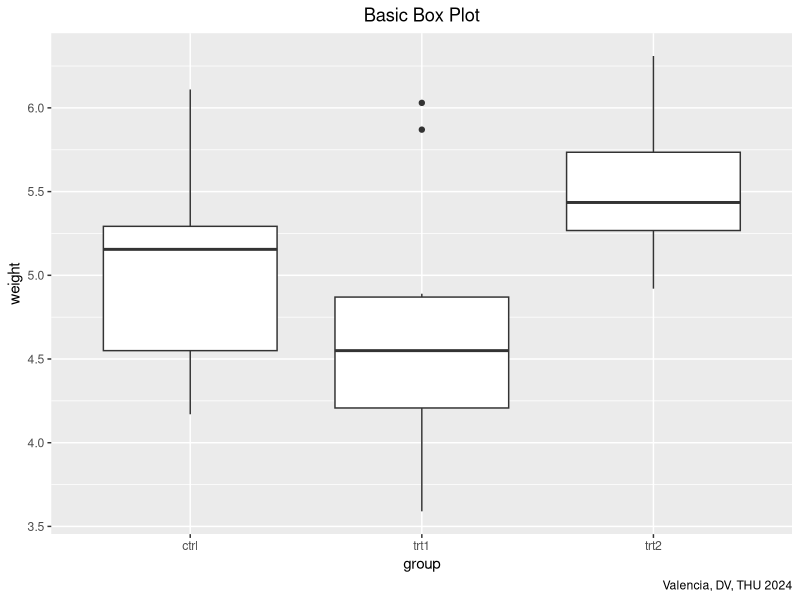
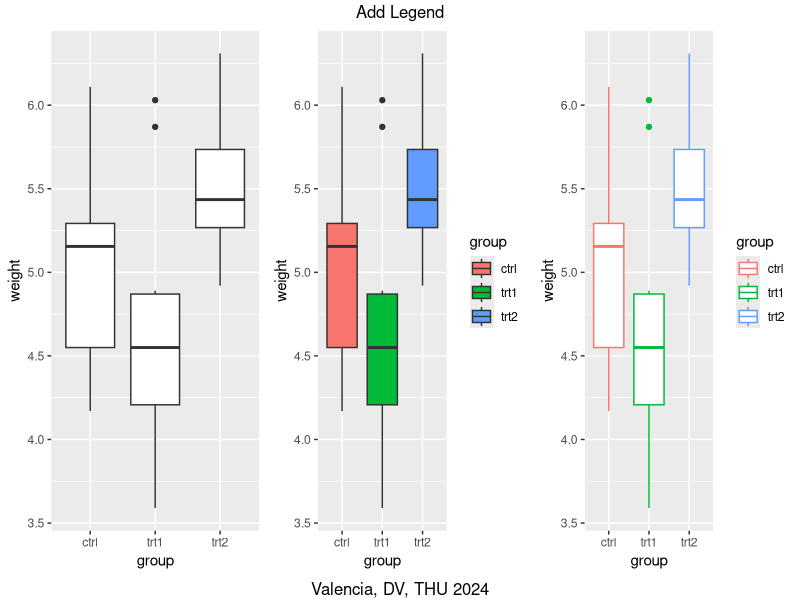
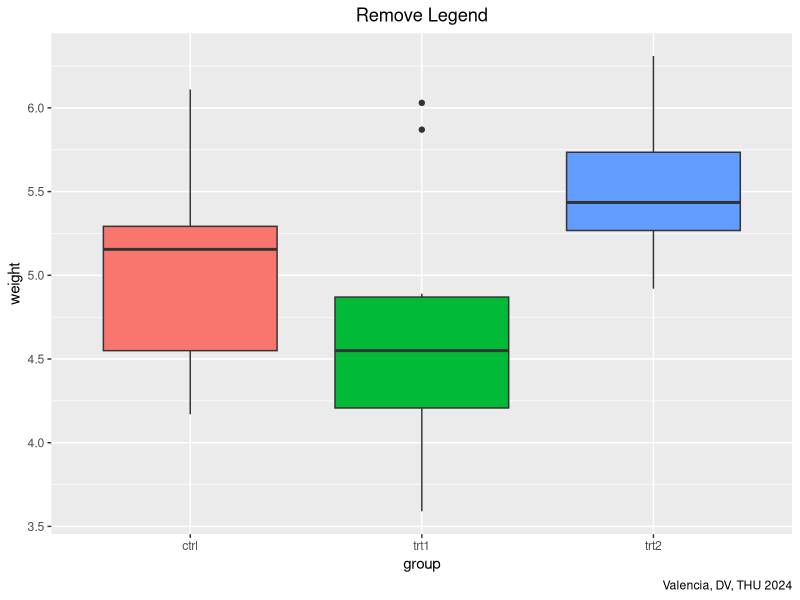
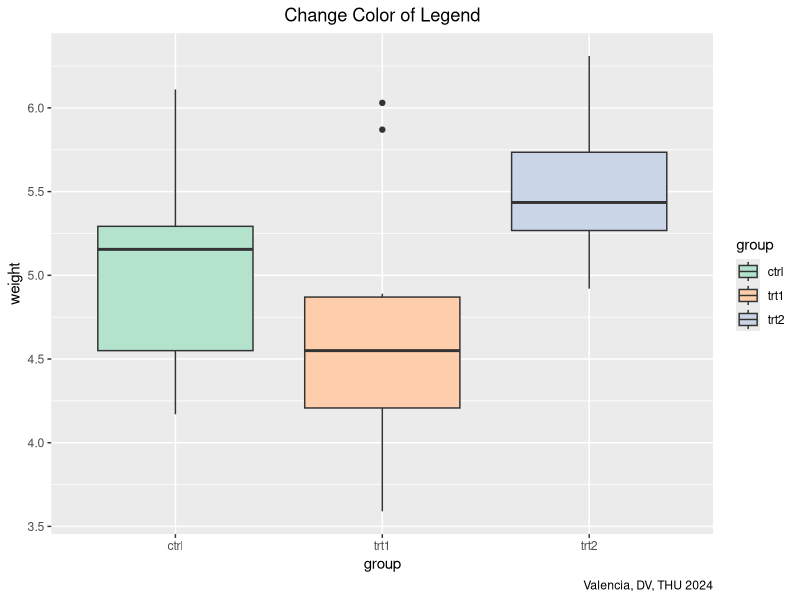
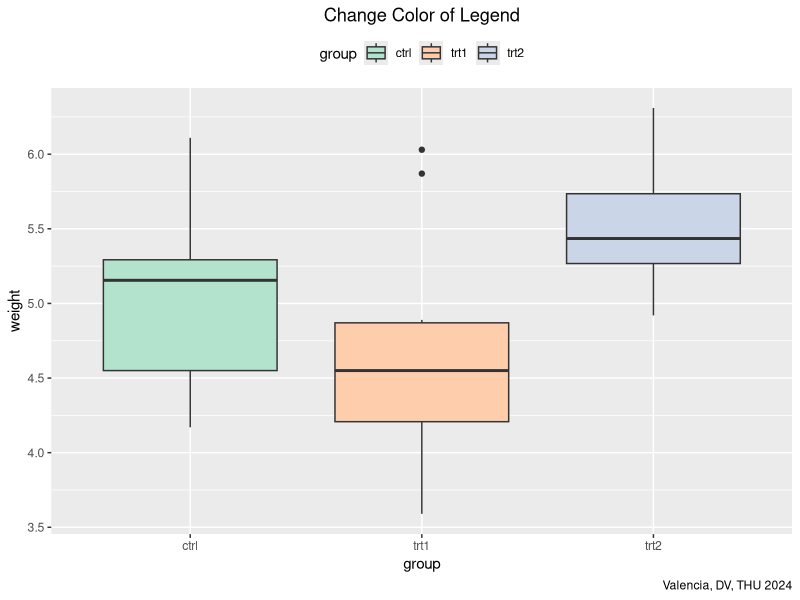
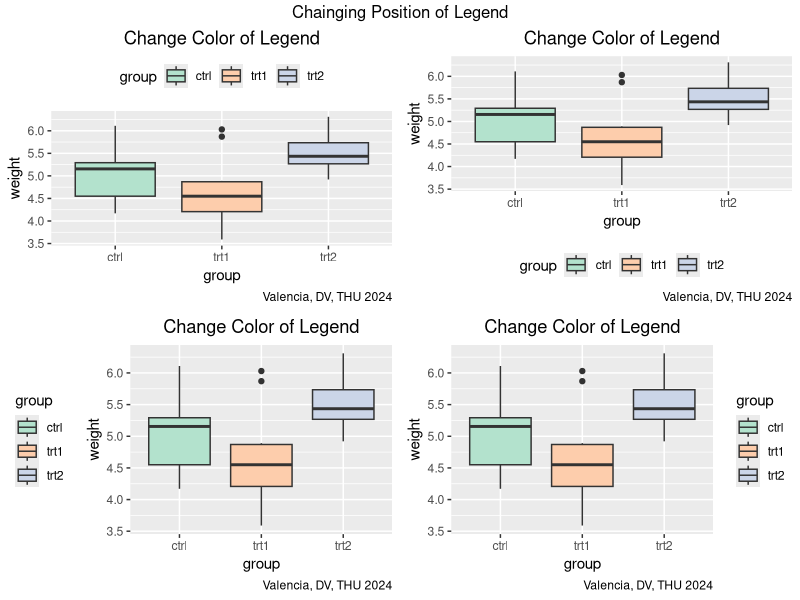

Write R code to recreate these figures, in order.
## ---- chunk 1
library(ggplot2)
ggplot(PlantGrowth, aes(x = group, y = weight)) +
  geom_boxplot() +
  labs(title = 'Basic Box Plot',
       caption = 'Valencia, DV, THU 2024') +
  theme(plot.title = element_text(hjust = 0.5))
## ---- chunk 2
library(gridExtra)
p1 <- ggplot(PlantGrowth, aes(x = group, y = weight)) + 
  geom_boxplot()
p2 <- ggplot(PlantGrowth, aes(x = group, 
                              y = weight, 
                              fill = group)) + 
  geom_boxplot()
p3 <- ggplot(PlantGrowth, aes(x = group, 
                              y = weight,
                              color = group)) + 
  geom_boxplot()

grid.arrange(p1,p2,p3,ncol=3,
             top='Add Legend', 
             bottom = 'Valencia, DV, THU 2024')

## ---- chunk 3
ggplot(PlantGrowth, aes(x = group, y = weight, fill = group)) + 
  geom_boxplot() +
  guides(fill = FALSE) +
  ggtitle('Remove Legend') +
  labs(caption = 'Valencia, DV, THU 2024') +
  theme(plot.title = element_text(hjust=0.5))
## ---- chunk 4
ggplot(PlantGrowth, aes(x = group, y = weight, fill = group)) +
  geom_boxplot() +
  scale_fill_brewer(palette = "Pastel2") +
  ggtitle('Change Color of Legend') +
  labs(caption = 'Valencia, DV, THU 2024') +
  theme(plot.title = element_text(hjust=0.5))
## ---- chunk 5
ggplot(PlantGrowth, aes(x = group, y = weight, fill = group)) +
  geom_boxplot() +
  scale_fill_brewer(palette = "Pastel2") +
  ggtitle('Change Color of Legend') +
  labs(caption = 'Valencia, DV, THU 2024') +
  theme(plot.title = element_text(hjust=0.5),
        legend.position = 'top')
## ---- chunk 6
p1 <- ggplot(PlantGrowth, aes(x = group, y = weight, fill = group)) +
  geom_boxplot() +
  scale_fill_brewer(palette = "Pastel2") +
  ggtitle('Change Color of Legend') +
  labs(caption = 'Valencia, DV, THU 2024') +
  theme(plot.title = element_text(hjust=0.5),
        legend.position = 'top')
p2 <- p1 + theme(legend.position = 'bottom')
p3 <- p1 + theme(legend.position = 'left')
p4 <- p1 + theme(legend.position = 'right')

grid.arrange(p1, p2, p3, p4, ncol=2,
             top='Chainging Position of Legend')
